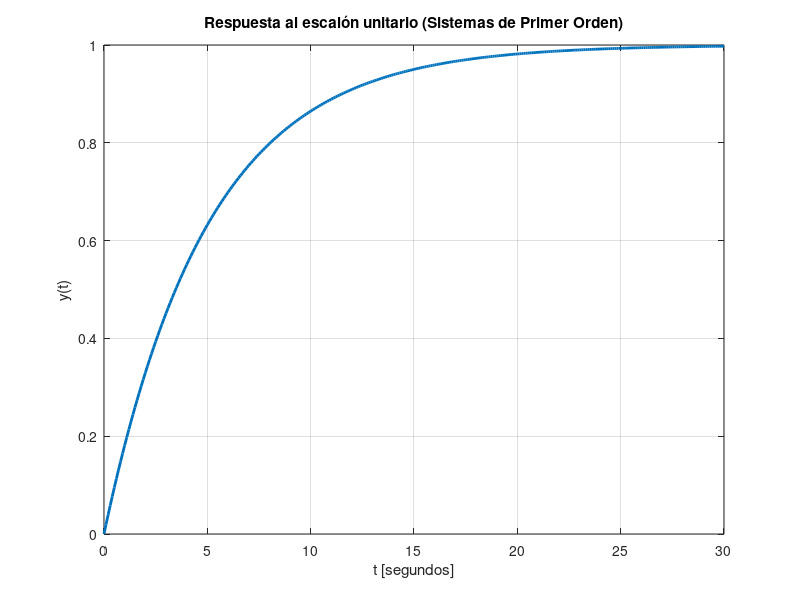
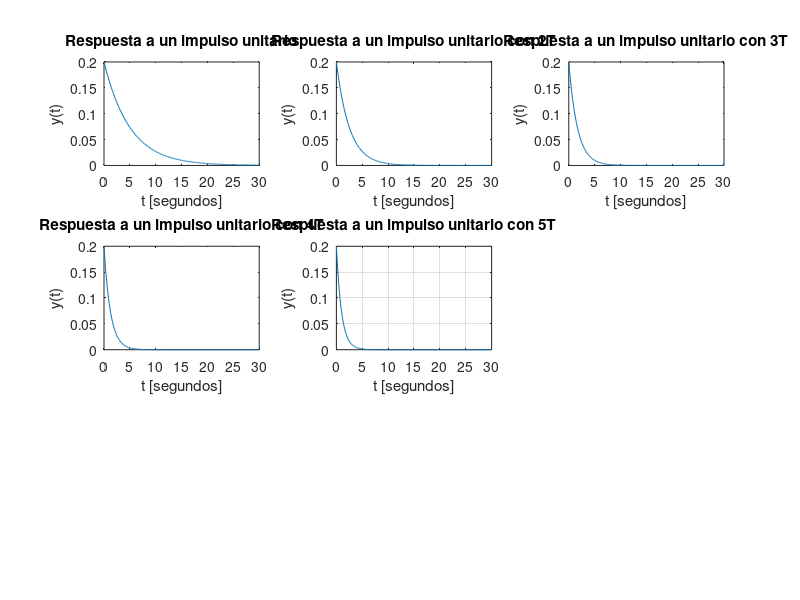
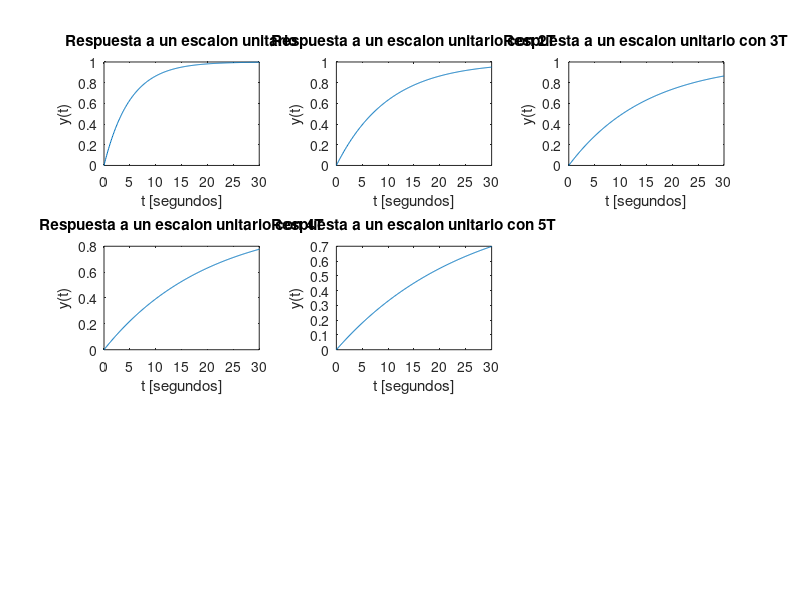
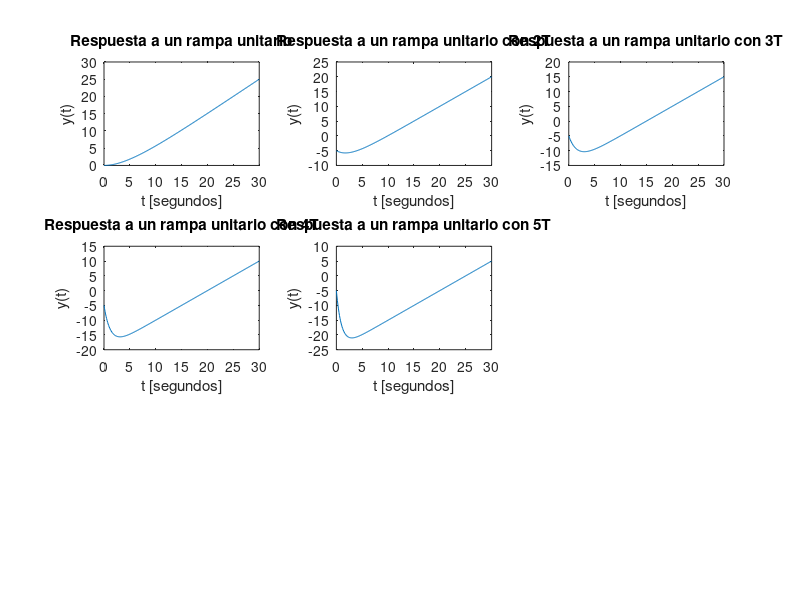

Write MATLAB code to recreate these figures, in order.
clc;
clear all;
close all;

%% actividad 1

t=0:0.1:30;
T=5;
y=1-exp(-t/T);

plot(t,y,'LineWidth',2)
grid on
xlabel('t [segundos]')
ylabel('y(t)')
title('Respuesta al escalón unitario (Sistemas de Primer Orden)')

%% actividad 2


t = (0:0.1:30);
T = 5;

% $G(s) = \frac{1}{Ts + 1}$
y = 1/T * exp(-t/T);
y2 = 1/T * exp(-t/T*2);
y3 = 1/T * exp(-t/T*3);
y4 = 1/T * exp(-t/T*4);
y5 = 1/T * exp(-t/T*5);

figure
subplot(3, 3, 1), plot(t, y), xlabel('t [segundos]'), ylabel('y(t)'), title("Respuesta a un impulso unitario");
subplot(3, 3, 2), plot(t, y2), xlabel('t [segundos]'), ylabel('y(t)'), title("Respuesta a un impulso unitario con 2T");
subplot(3, 3, 3), plot(t, y3), xlabel('t [segundos]'), ylabel('y(t)'), title("Respuesta a un impulso unitario con 3T");
subplot(3, 3, 4), plot(t, y4), xlabel('t [segundos]'), ylabel('y(t)'), title("Respuesta a un impulso unitario con 4T");
subplot(3, 3, 5), plot(t, y5), xlabel('t [segundos]'), ylabel('y(t)'), title("Respuesta a un impulso unitario con 5T");
grid on
%% actividad 3
t = (0:0.1:30);
T = 5;

% $G(s) = \frac{1}{Ts + 1}$
y=1-exp(-t/T);
y2=1-exp(-t/(T*2));
y3=1-exp(-t/(T*3));
y4=1-exp(-t/(T*4));
y5=1-exp(-t/(T*5));


figure
subplot(3, 3, 1), plot(t, y), xlabel('t [segundos]'), ylabel('y(t)'), title("Respuesta a un escalon unitario");
subplot(3, 3, 2), plot(t, y2), xlabel('t [segundos]'), ylabel('y(t)'), title("Respuesta a un escalon unitario con 2T");
subplot(3, 3, 3), plot(t, y3), xlabel('t [segundos]'), ylabel('y(t)'), title("Respuesta a un escalon unitario con 3T");
subplot(3, 3, 4), plot(t, y4), xlabel('t [segundos]'), ylabel('y(t)'), title("Respuesta a un escalon unitario con 4T");
subplot(3, 3, 5), plot(t, y5), xlabel('t [segundos]'), ylabel('y(t)'), title("Respuesta a un escalon unitario con 5T");

%% actividad 4

t = (0:0.1:30);
T = 5;

% $G(s) = \frac{1}{Ts + 1}$
y=t - T + T*exp(-t/T);
y2=t - T*2 + T*exp(-t/T*2);
y3=t - T*3 + T*2*exp(-t/T*3);
y4=t - T*4 + T*3*exp(-t/T*4);
y5=t - T*5 + T*4*exp(-t/T*5);



figure
subplot(3, 3, 1), plot(t, y), xlabel('t [segundos]'), ylabel('y(t)'), title("Respuesta a un rampa unitario");
subplot(3, 3, 2), plot(t, y2), xlabel('t [segundos]'), ylabel('y(t)'), title("Respuesta a un rampa unitario con 2T");
subplot(3, 3, 3), plot(t, y3), xlabel('t [segundos]'), ylabel('y(t)'), title("Respuesta a un rampa unitario con 3T");
subplot(3, 3, 4), plot(t, y4), xlabel('t [segundos]'), ylabel('y(t)'), title("Respuesta a un rampa unitario con 4T");
subplot(3, 3, 5), plot(t, y5), xlabel('t [segundos]'), ylabel('y(t)'), title("Respuesta a un rampa unitario con 5T");

%% actividad 5



